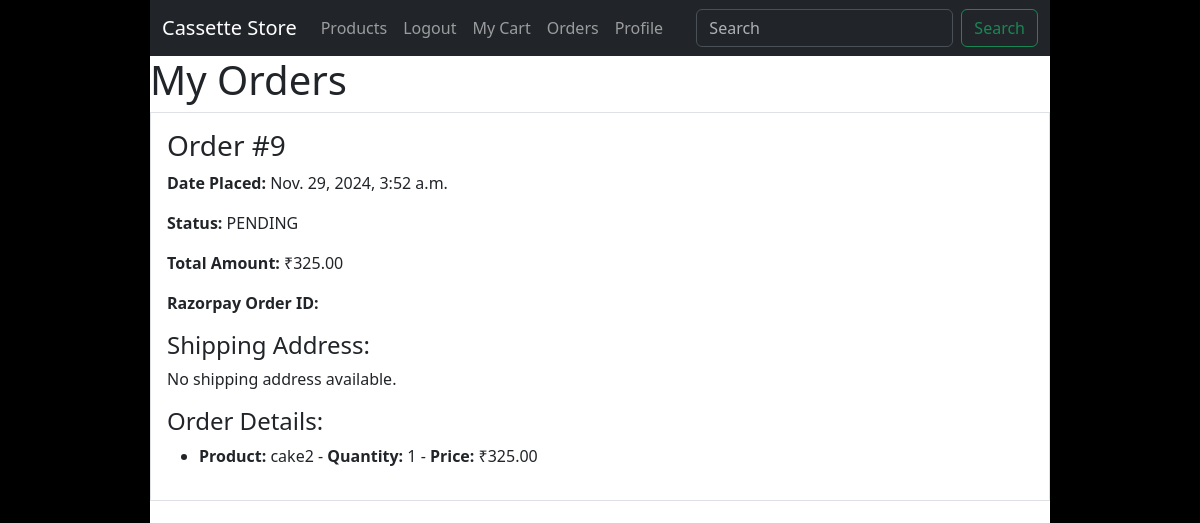
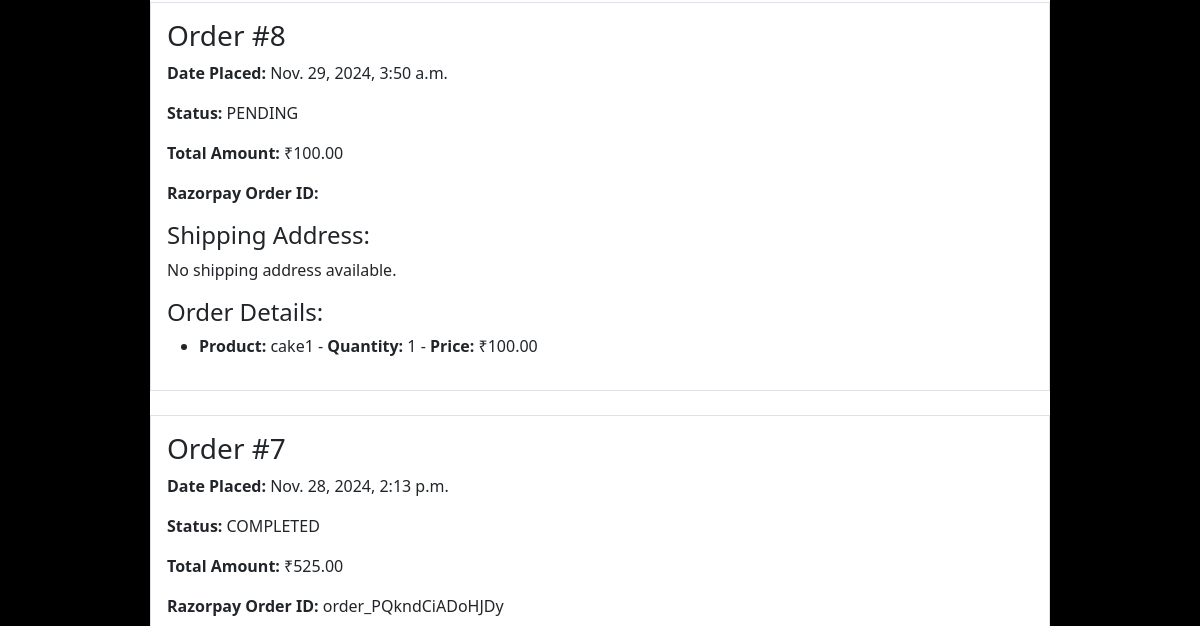
Before: /order_history/ (signed in, upper part) with the older database file (2 pictures, top to bottom).
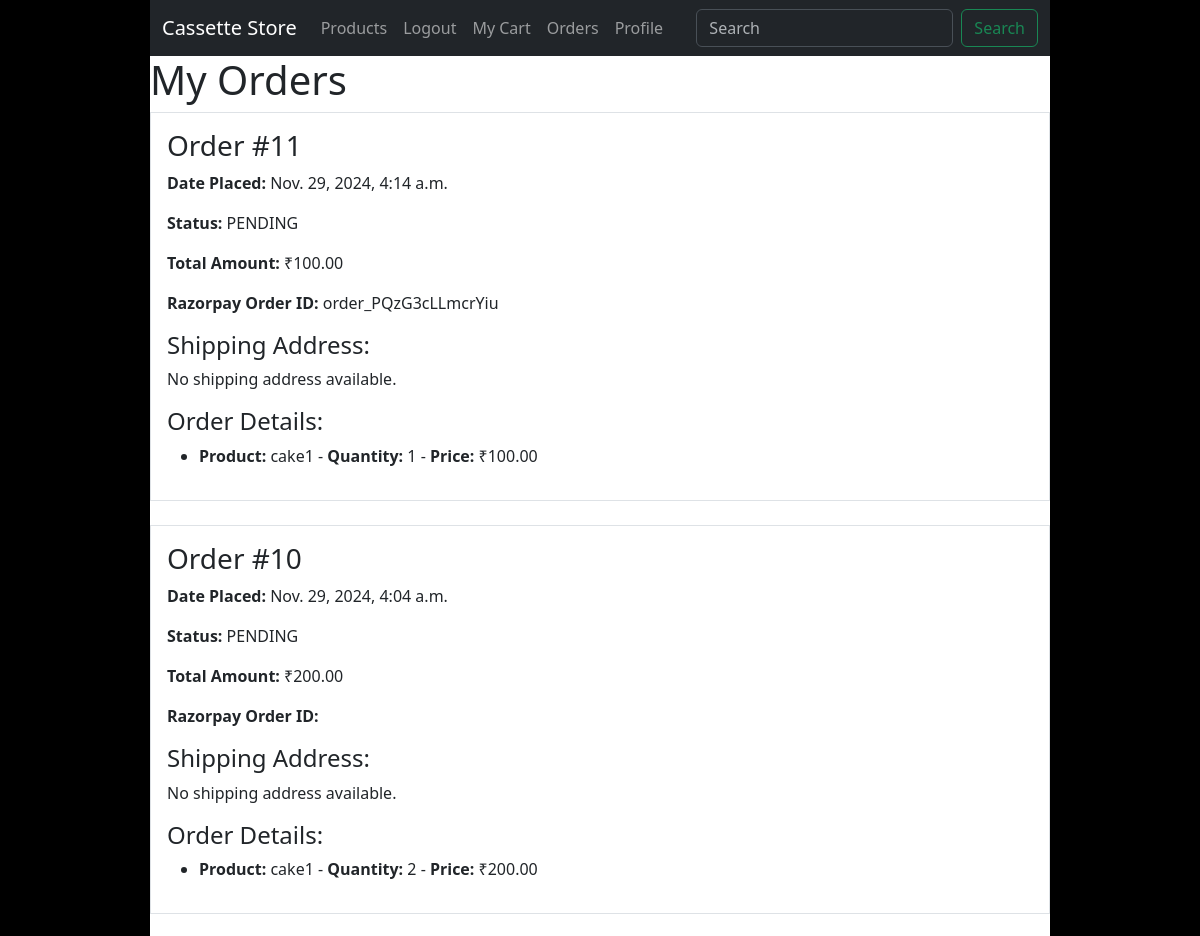
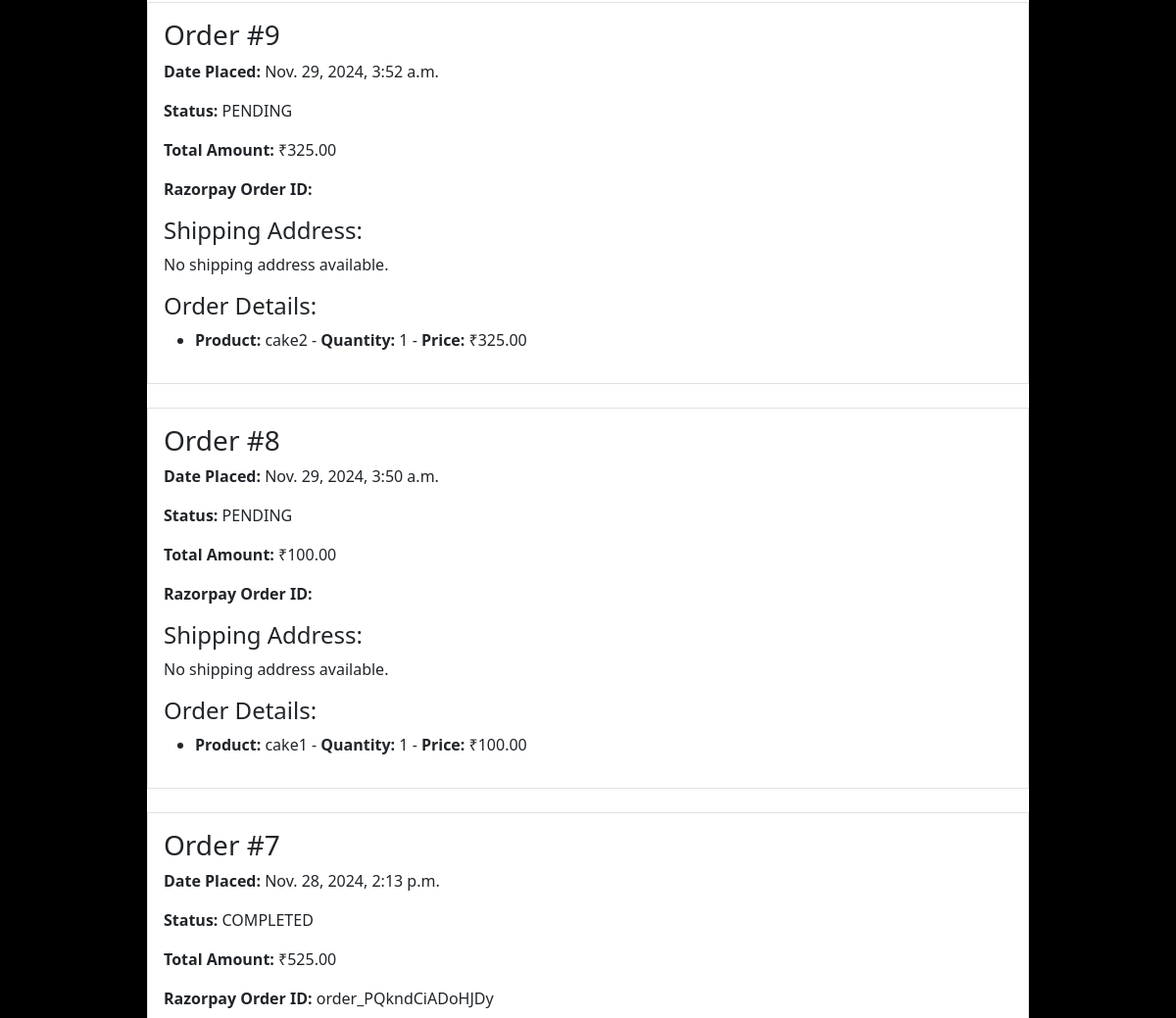
After: the same page with the newer database file (2 pictures, top to bottom).
### orders/models.py (models this page shows, shortened)
class Order(models.Model):
    user = models.ForeignKey(User, on_delete=models.CASCADE)
    order_date = models.DateTimeField(auto_now_add=True)
    total_amount = models.DecimalField(max_digits=10, decimal_places=2)
    status = models.CharField(max_length=20, choices=[('PENDING','Pending'),('COMPLETED','Completed')])
    razorpay_order_id = models.CharField(max_length=255)
    address = models.ForeignKey(Address, on_delete=models.CASCADE, null=True, blank=True, related_name="orders")

class OrderDetails(models.Model):
    order = models.ForeignKey(Order, related_name="order_details", on_delete=models.CASCADE)
    order_item = models.ForeignKey(Product, on_delete=models.CASCADE)
    quantity = models.PositiveIntegerField()
    price = models.DecimalField(max_digits=10, decimal_places=2)

### myapp/models.py (models this page shows, shortened)
class Product(models.Model):
    name = models.CharField(max_length=100) # becomes varchar
    price = models.PositiveIntegerField() # becomes unsigned int
    description = models.TextField() # becomes long or medium text
    stock = models.PositiveIntegerField(default=1)
    created_at =  models.DateTimeField(auto_now_add=True) # stores the curdatetime() in a datetime field
    pic = models.ImageField(upload_to="products/", null = True)

### orders/views.py (the view)
# urls.py: path('order_history/', views.order_history, name='order_history'),
def order_history(request):
    if not request.user.is_authenticated:
        return redirect('login')
    orders = Order.objects.filter(user=request.user).prefetch_related('order_details').order_by('-order_date')
    context =  {
        'orders': orders
        }
    return render(request, 'order_history.html', context)

### orders/templates/order_history.html (shortened to what this page needs)
{% extends 'base.html' %}
{% load static %}
{% block content %}
<h1>My Orders</h1>
{% if orders %}
    {% for order in orders %}
        <div class="order-card mb-4 border p-3">
            <h3>Order #{{ order.id }}</h3>
            <p><strong>Date Placed:</strong> {{ order.order_date }}</p>
            <p><strong>Status:</strong> {{ order.status }}</p>
            <p><strong>Total Amount:</strong> ₹{{ order.total_amount }}</p>
            <p><strong>Razorpay Order ID:</strong> {{ order.razorpay_order_id }}</p>
            <h4>Shipping Address:</h4>
            {% if order.address %}
                <p><strong>Address Line 1:</strong> {{ order.address.address_line1 }}</p>
                <p><strong>Address Line 2:</strong> {{ order.address.address_line2 }}</p>
                <p><strong>City:</strong> {{ order.address.city }}</p>
                <p><strong>State:</strong> {{ order.address.state }}</p>
                <p><strong>ZIP Code:</strong> {{ order.address.zip_code }}</p>
                <p><strong>Country:</strong> {{ order.address.country }}</p>
            {% else %}
                <p>No shipping address available.</p>
            {% endif %}
            <h4>Order Details:</h4>
            <ul>
                {% for item in order.order_details.all %}
                    <li>
                        <strong>Product:</strong> {{ item.order_item.name }} -
                        <strong>Quantity:</strong> {{ item.quantity }} -
                        <strong>Price:</strong> ₹{{ item.price }}
                    </li>
                {% endfor %}
            </ul>
        </div>
    {% endfor %}
{% else %}
    <p>No orders found!</p>
{% endif %}
{% endblock %}

### myapp/templates/base.html (shortened to what this page needs)
<!DOCTYPE html>
{% load static %}
<html lang="en">
<head>
    <link rel="stylesheet" href="https://cdn.jsdelivr.net/npm/bootstrap-icons@1.11.3/font/bootstrap-icons.min.css">
    <link href="https://cdn.jsdelivr.net/npm/bootstrap@5.3.3/dist/css/bootstrap.min.css" rel="stylesheet">
     <link rel="stylesheet" href="{% static 'css/style.css' %}">
</head>
<body>
    <header>
        <nav class="navbar navbar-expand-lg bg-dark  border-body" data-bs-theme="dark">
            <div class="container-fluid">
              <a class="navbar-brand" href="{% url 'homepage' %}">Cassette Store</a>
              <div class="collapse navbar-collapse" id="navbarSupportedContent">
                <ul class="navbar-nav me-auto mb-2 mb-lg-0">
                  <li class="nav-item">
                    <a class="nav-link" href="{% url 'products' %}">Products</a>
                  </li>
                  {% if user.is_authenticated %}
                  <li class="nav-item">
                    <form action="{% url 'logout' %}" method="post">
                      <button class="nav-link" type="submit">Logout</button>
                    </form>
                  </li>
                    {% if user.is_staff %}
                      <li class="nav-item">
                        <a class="nav-link" href="{% url 'addProduct' %}">Add Product</a>
                      </li>
                      {% else %}
                      <li class="nav-item">
                        <a class="nav-link" href="{% url 'cart:view_cart' %}">My Cart</a>
                      </li>
                      <li class="nav-item">
                        <a class="nav-link" href="{% url 'orders:order_history' %}">Orders</a>
                      </li>
                      <li class="nav-item">
                        <a class="nav-link" href="{% url 'profile' %}">Profile</a>
                      </li>
                    {% endif %}
                  {% endif %}
                </ul>
                <form class="d-flex" role="search" action="{% url 'search' %}" method="get" >
                  <input class="form-control me-2" type="search" placeholder="Search" aria-label="Search" name="q1" value = "{% block search-value %}{% endblock %}">
                  <button class="btn btn-outline-success" type="submit">Search</button>
                </form>
              </div>
            </div>
          </nav>
    </header>
    <main>
        {% block content %}
        {% endblock %}
    </main>
</body>
</html>

### static/css/style.css (style rules this page uses)
* { padding: 0; margin: 0; box-sizing: border-box; }
html { background-color: rgb(0, 0, 0); }

Changed rows visible on the page:
added Order: id "11", order_date "Nov. 29, 2024, 4:14 a.m.", status "PENDING", total_amount "100.00", razorpay_order_id "order_PQzG3cLLmcrYiu", shows "No shipping address available."
added OrderDetails: order_item.name "cake1", quantity "1", price "100.00", shown under "11"
added Order: id "10", order_date "Nov. 29, 2024, 4:04 a.m.", status "PENDING", total_amount "200.00", shows "No shipping address available."
added OrderDetails: order_item.name "cake1", quantity "2", price "200.00", shown under "10"
